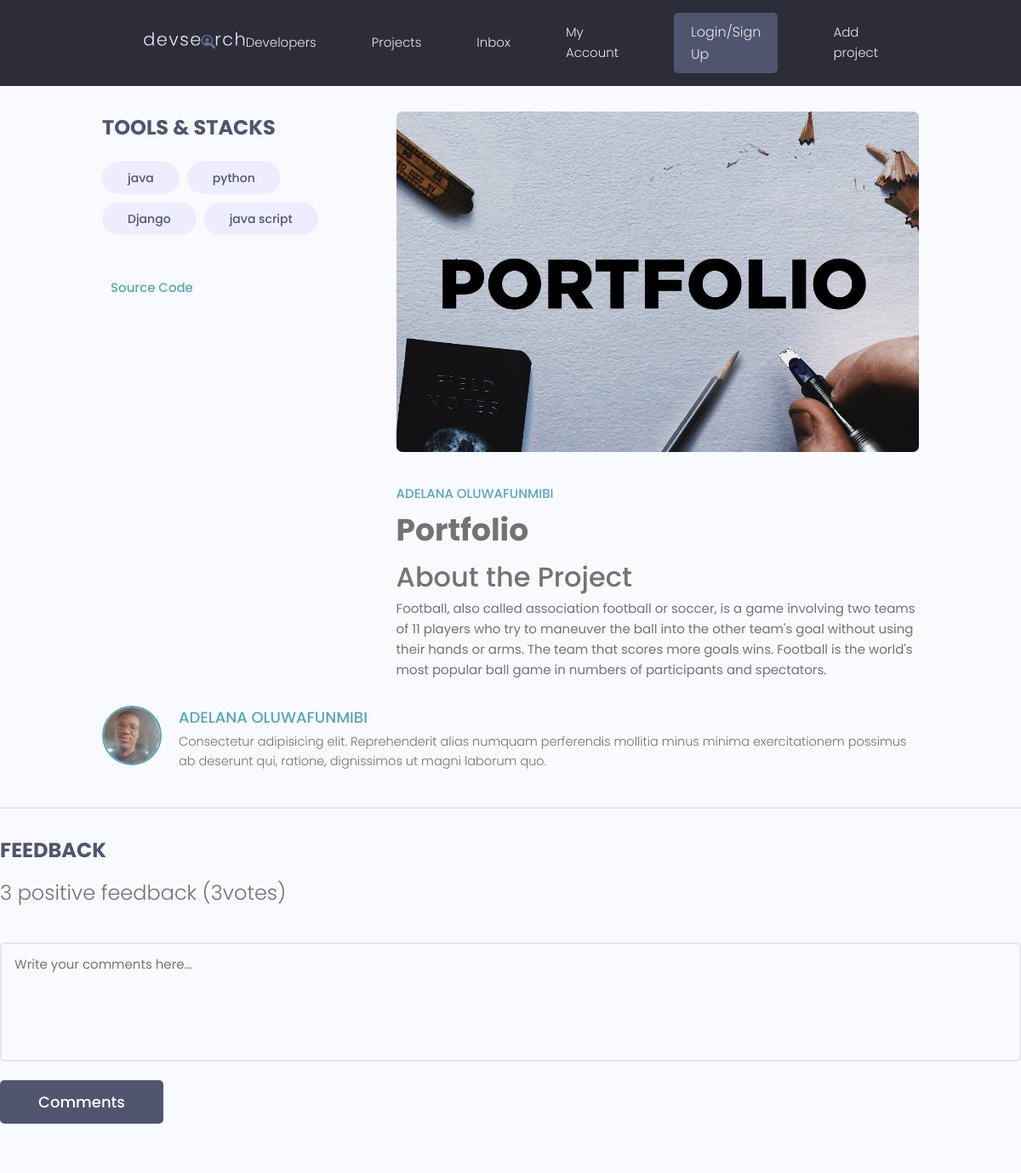
Page /project/f2482988-55a4-4488-b6f6-719951544a28/ on the committed database.
### projects/models.py (models this page shows, shortened)
class tag(models.Model):
    name = models.CharField(max_length=200, unique=True)
    created = models.DateTimeField(auto_now_add=True)
    id = models.UUIDField(default=uuid.uuid4, unique=True, primary_key=True, editable=False)

class Project(models.Model):
    title = models.CharField(max_length = 200)
    description = models.TextField(null=True, blank=True)
    featured_image = models.ImageField(null=True, blank=True, default='default.jpg')
    demo_link = models.CharField(max_length=200, null=True, blank=True)
    source_link = models.CharField(max_length=200, null=True, blank=True)
    vote_total = models.IntegerField(default=0)
    vote_ratio = models.IntegerField(default=0)
    tags = models.ManyToManyField('Tag', blank='True')
    created = models.DateTimeField(auto_now_add=True)
    id = models.UUIDField(default=uuid.uuid4, unique=True,
                          primary_key=True, editable=False)
    @property
    def imageURL(self):
        try:
            img = self.featured_image.url
        except:
            img = ''
        return img

### projects/views.py (the view)
# urls.py: path('project/<str:pk>/', views.project, name = "project"),
def project(request, pk):
    projectobj = Project.objects.get(id=pk)
    tags = projectobj.tags.all()
    reviews = projectobj.review_set.all()
    context = {'project': projectobj, 'tags':tags, 'reviews': reviews }
    return render(request, 'second-project.html', context)

### projects/templates/second-project.html (shortened to what this page needs)
{% extends 'main.html' %}
{% load static %}
{% block content %}
<main class="singleProject my-md">
    <div class="container">
      <div class="layout">
        <div class="column column--1of3">
          <h3 class="singleProject__subtitle">Tools & Stacks</h3>
          <div class="singleProject__toolStack">
            {% for tag in project.tags.all %}
            <span class="tag tag--pill tag--sub tag--lg">
              <small>{{tag.name}}</small>
            </span>
            {% endfor %}
          </div>
          {% if project.source_link %}
          <a class="singleProject__liveLink" href="{{project.source_link}}" target="_blank">Source Code
          </a>
          {% endif %}
        </div>
        <div class="column column--2of3">
          <img class="singleProject__preview" src="{{ project.imageURL }}" alt="portfolio thumbnail" />
          <a href="" class="second-Project__developer">ADELANA OLUWAFUNMIBI</a>
          <h2 class="second-Project__title">{{project.title}}</h2>
          <h3 class="second-Project__subtitle">About the Project</h3>
          <div class="second-Project__info">{{project.description|linebreaksbr}}</div>
          </div>
              </div>
              <div class="comment">
                <a href="profile.html">
                  <img class="avatar avatar--md" src="{% static 'images/lana.jpeg' %}" alt="user" />
                </a>
                <div classs="comment__details">
                  <a href="profile.html" class="comment__author">ADELANA OLUWAFUNMIBI</a>
                  <p class="comment__info">
                    Consectetur adipisicing elit. Reprehenderit alias numquam perferendis mollitia minus minima
                    exercitationem possimus ab deserunt qui, ratione, dignissimos ut magni laborum quo.
                  </p>
                </div>
              </div>
            </div>
    <div class="comments">
      <h3 class="singleProject__subtitle">Feedback</h3>
      <h5 class="project--rating">
        {{project.vote_ratio}} positive feedback ({{project.vote_total}}votes)
      </h5>
      <form class="form" action="#" method="POST">
        <div class="form__field">
          <textarea class="input input--textarea" name="message" id="formInput#textarea"
            placeholder="Write your comments here..."></textarea>
        </div>
        <input class="btn btn--sub btn--lg" type="submit" value="Comments" />
      </form>
  </main>
{% endblock content %}

### static/styles/main.css (style rules this page uses)
body { background-color: pink; }

### static/styles/app.css (style rules this page uses)
:root { --color-sub: #2d2d39; }
.btn--sub { background-color: var(--color-sub-light); }
img { width: 100%; }
.singleProject .column--1of3 { order: 2; }
@media screen and (min-width: 1081px) { .singleProject .column--1of3 { order: 1; } }
@media screen and (min-width: 1081px) { .singleProject .column--2of3 { order: 2; } }
.singleProject__toolStack { margin-top: 2rem; margin-bottom: 4rem; }
.singleProject__liveLink { font-weight: 500; transition: all 0.3s ease-in-out; border-bottom: 2px solid transparent; }
.singleProject__preview { height: 50vh; object-fit: cover; object-position: top center; margin-bottom: 3rem; border-radius: 0.7rem; }
.project--rating { margin-bottom: 1.6em; margin-top: .5em; }
.singleProject__subtitle { text-transform: uppercase; font-size: 2.4rem; font-weight: 700; color: var(--color-sub-light); margin-bottom: 1rem; }
.comments { margin-top: 4rem; padding-top: 3rem; border-top: 2px solid var(--color-light); }
.comment { display: flex; gap: 2rem; }
.comment__author { font-size: 1.8rem; }
.comment__info { font-size: 1.45rem; }

### static/uikit/styles/modules/_variables.css (style rules this page uses)
:root { --color-main: #5aa5b9; --color-main-light: #e6faff; --color-sub: #3f4156; --color-sub-light: #51546e; --color-sub-lighter: #ededfd; --color-text: #737373; --color-gray: #8b8b8b; --color-light: #e5e7eb; --color-light-gray: #767676; --color-bg: #f8fafd; --color-white: #fffefd; --color-white-light: #f3f3f3; --color-success: #359e64; --color-success-bg: #def8e8; --color-error: #fc4b0b; --color-error-bg: #fff2ee; --font-base: 'Poppins', arial, helvetica, 'Segoe UI', roboto, ubuntu, sans-serif; --font-monospace: 'Fira Code', 'Courier New', courier, monospace; --font-regular: 300; --font-medium: 500; --font-bold: 700; --generic-shadow: 1px 1px 5px #00000010; --generic-transition: all 0.3s ease-in-out; }

### static/uikit/styles/modules/_base.css (style rules this page uses)
* { margin: 0; padding: 0; box-sizing: border-box; text-rendering: optimizeLegibility; color: inherit; font-size: inherit; }
html { font-size: 50%; }
@media only screen and (min-width: 480px) { html { font-size: 56.25%; } }
@media only screen and (min-width: 1200px) { html { font-size: 62.5%; } }
body { line-height: 1.6; font-weight: 400; font-size: 1.5rem; color: var(--color-text); background-color: var(--color-bg); min-height: 100vh; }

### static/uikit/styles/modules/_typography.css (style rules this page uses)
* { font-family: var(--font-base); }
h2 { font-size: 3.6rem; font-weight: var(--font-bold); }
h3 { font-size: 3.2rem; font-weight: var(--font-medium); }
h5 { font-size: 2.4rem; font-weight: var(--font-medium); }
h5, h6 { font-weight: var(--font-regular); }
p, span, strong { font-size: 1.6rem; color: var(--color-text); font-weight: var(--font-regular); }
a { padding-bottom: 2px; text-decoration: none; display: inline-block; color: var(--color-main); font-weight: var(--font-medium); }

### static/uikit/styles/modules/_utilities.css (style rules this page uses)
.container { width: 92%; max-width: 165rem; margin: 0 auto; box-sizing: border-box; }
@media screen and (min-width: 1000px) { .container { width: 90%; } }
@media screen and (min-width: 1200px) { .container { width: 80%; } }
.my-md { margin: 3rem auto; }

### static/uikit/styles/modules/_avatar.css (style rules this page uses)
.avatar { border-radius: 50%; border: 2px solid var(--color-main); object-fit: cover; }
.avatar--md { height: 7rem; width: 7rem; }

### static/uikit/styles/modules/_button.css (style rules this page uses)
.btn { display: inline-block; position: relative; cursor: pointer; background-color: var(--color-light); font-weight: var(--font-medium); color: var(--color-sub); text-decoration: none; padding: 1rem 2rem; border-radius: 0.5rem; border: none; width: -webkit-fit-content; width: -moz-fit-content; width: fit-content; height: -webkit-fit-content; height: -moz-fit-content; height: fit-content; font-size: 1.6rem; outline-width: 0; outline-color: transparent; -webkit-backface-visibility: hidden; backface-visibility: hidden; transition: all 0.3s ease-in-out; }
.btn--sub { background-color: var(--color-sub); color: var(--color-white); }
.btn--lg { font-size: 1.8rem; padding: 1.2rem 4.5rem; }

### static/uikit/styles/modules/_form.css (style rules this page uses)
.form { display: block; }
.form__field { margin-top: 1.5rem; margin-bottom: 1.5rem; }
input.input[type='text'], input.input[type='email'], input.input[type='password'], input.input[type='number'], textarea.input { min-width: 24rem; width: 100%; padding: 1.2rem 1.5rem; border-radius: 0.5rem; border: 2px solid var(--color-light); transition: all 0.3s ease-in-out; background-color: var(--color-bg); }
.input--textarea { width: 100%; min-height: 14rem; resize: none; }

### static/uikit/styles/modules/_layout.css (style rules this page uses)
.layout { display: flex; flex-flow: row wrap; justify-content: space-between; }
.layout > .column { margin-bottom: 3rem; }
.layout > .column.column--1of3 { flex-basis: 30%; }
.layout > .column.column--2of3 { flex-basis: 64%; }

### rows in the picture
tag: name "java"
tag: name "python"
tag: name "Django"
tag: name "java script"
Project: imageURL (picture), title "Portfolio", description "Football, also called association football or soccer, is a game involving two teams of 11 players who try to maneuver the ball into the other team's goal without using their hands or arms. The team that scores more goals wins. Football is the world's most popular ball game in numbers of participants and spectators.", vote_ratio "3", vote_total "3"
